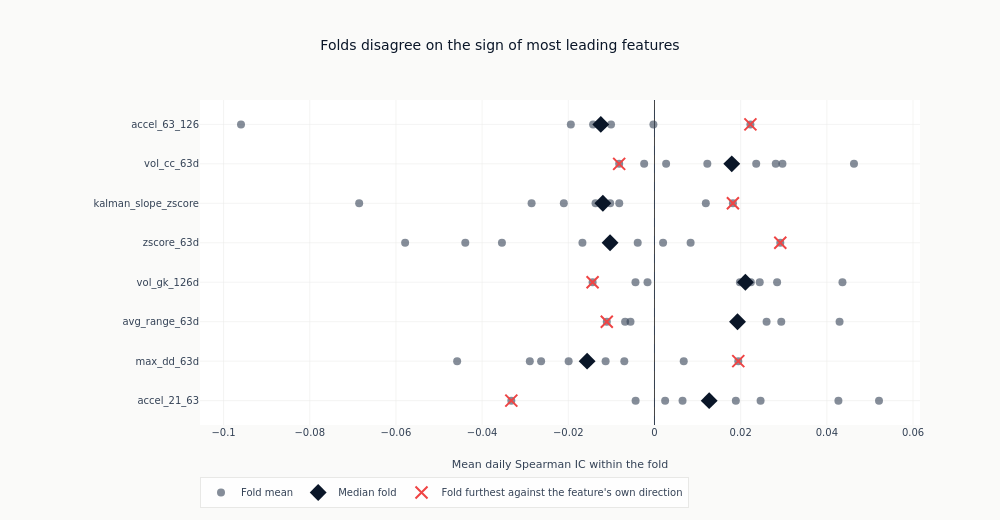

Notebook code cell kept with this figure:
### Code cell
stability_features = [name for name in reversed(leaders) if name in fold_stats]
fig = go.Figure()
_ = fig.add_trace(
    go.Scatter(
        x=[value for name in stability_features for value in fold_stats[name]["fold_ics"]],
        y=[name for name in stability_features for _ in fold_stats[name]["fold_ics"]],
        mode="markers",
        marker={"color": COLORS["neutral"], "size": 8, "opacity": 0.6},
        name="Fold mean",
    )
)
_ = fig.add_trace(
    go.Scatter(
        x=[fold_stats[name]["median_fold_ic"] for name in stability_features],
        y=stability_features,
        mode="markers",
        marker={"color": COLORS["blue"], "size": 13, "symbol": "diamond"},
        name="Median fold",
    )
)
_ = fig.add_trace(
    go.Scatter(
        x=[
            min(fold_stats[name]["fold_ics"], key=lambda value: value * signed_direction(name))
            for name in stability_features
        ],
        y=stability_features,
        mode="markers",
        marker={
            "color": COLORS["negative"],
            "size": 12,
            "symbol": "x-thin",
            "line": {"width": 2, "color": COLORS["negative"]},
        },
        name="Fold furthest against the feature's own direction",
    )
)
_ = fig.add_vline(x=0, line={"color": COLORS["neutral"], "width": 0.8, "dash": "dash"})
fig.update_layout(
    title="Folds disagree on the sign of most leading features",
    xaxis_title="Mean daily Spearman IC within the fold",
    height=520,
    width=1000,
    margin={"l": 200},
    legend={"orientation": "h", "y": -0.16},
)
show_plotly_with_alt(
    fig,
    "One row per leading feature, with a point for each fold's mean rank correlation, a "
    "diamond at the median fold and a cross on the fold furthest against the feature's "
    "own direction. Every row has points on both sides of the zero rule, and on most "
    "rows the spread across folds is several times the distance of the median from "
    "zero.",
)

### Figure 1 — Plotly figure (JSON) as saved in the notebook; plotly's stock layout.template omitted (floating-point values rounded to 4 significant figures)
{"data": [{"marker": {"color": "#334155", "opacity": 0.6, "size": 8}, "mode": "markers", "name": "Fold mean", "type": "scatter", "x": [0.002471, 0.04268, 0.01888, 0.0521, 0.02462, -0.004383, -0.03322, 0.006512, -0.007001, -0.02893, 0.006787, -0.04579, -0.01992, -0.01135, 0.01945, -0.02631, 0.01907, -0.006819, -0.01107, -0.005566, 0.02942, 0.02601, 0.01947, 0.04295, 0.02237, -0.00162, -0.01436, -0.004412, 0.02845, 0.02442, 0.01982, 0.04362, 0.001993, -0.0354, -0.003893, -0.05787, -0.04391, 0.008381, 0.0292, -0.01672, -0.02104, -0.02852, 0.0182, -0.01028, -0.008177, -0.06853, 0.01191, -0.01368, 0.01226, 0.002699, -0.008195, -0.002396, 0.0297, 0.02361, 0.02814, 0.04629, -0.01289, -0.0002506, 0.02226, -0.01424, -0.01008, -0.01941, -0.09596, -0.01202], "y": ["accel_21_63", "accel_21_63", "accel_21_63", "accel_21_63", "accel_21_63", "accel_21_63", "accel_21_63", "accel_21_63", "max_dd_63d", "max_dd_63d", "max_dd_63d", "max_dd_63d", "max_dd_63d", "max_dd_63d", "max_dd_63d", "max_dd_63d", "avg_range_63d", "avg_range_63d", "avg_range_63d", "avg_range_63d", "avg_range_63d", "avg_range_63d", "avg_range_63d", "avg_range_63d", "vol_gk_126d", "vol_gk_126d", "vol_gk_126d", "vol_gk_126d", "vol_gk_126d", "vol_gk_126d", "vol_gk_126d", "vol_gk_126d", "zscore_63d", "zscore_63d", "zscore_63d", "zscore_63d", "zscore_63d", "zscore_63d", "zscore_63d", "zscore_63d", "kalman_slope_zscore", "kalman_slope_zscore", "kalman_slope_zscore", "kalman_slope_zscore", "kalman_slope_zscore", "kalman_slope_zscore", "kalman_slope_zscore", "kalman_slope_zscore", "vol_cc_63d", "vol_cc_63d", "vol_cc_63d", "vol_cc_63d", "vol_cc_63d", "vol_cc_63d", "vol_cc_63d", "vol_cc_63d", "accel_63_126", "accel_63_126", "accel_63_126", "accel_63_126", "accel_63_126", "accel_63_126", "accel_63_126", "accel_63_126"]}, {"marker": {"color": "#0a1628", "size": 13, "symbol": "diamond"}, "mode": "markers", "name": "Median fold", "type": "scatter", "x": [0.0127, -0.01563, 0.01927, 0.0211, -0.01031, -0.01198, 0.01793, -0.01246], "y": ["accel_21_63", "max_dd_63d", "avg_range_63d", "vol_gk_126d", "zscore_63d", "kalman_slope_zscore", "vol_cc_63d", "accel_63_126"]}, {"marker": {"color": "#ef4444", "line": {"color": "#ef4444", "width": 2}, "size": 12, "symbol": "x-thin"}, "mode": "markers", "name": "Fold furthest against the feature's own direction", "type": "scatter", "x": [-0.03322, 0.01945, -0.01107, -0.01436, 0.0292, 0.0182, -0.008195, 0.02226], "y": ["accel_21_63", "max_dd_63d", "avg_range_63d", "vol_gk_126d", "zscore_63d", "kalman_slope_zscore", "vol_cc_63d", "accel_63_126"]}], "layout": {"height": 520, "legend": {"orientation": "h", "y": -0.16}, "margin": {"l": 200}, "shapes": [{"line": {"color": "#334155", "dash": "dash", "width": 0.8}, "type": "line", "x0": 0, "x1": 0, "xref": "x", "y0": 0, "y1": 1, "yref": "y domain"}], "title": {"text": "Folds disagree on the sign of most leading features"}, "width": 1000, "xaxis": {"title": {"text": "Mean daily Spearman IC within the fold"}}}}
